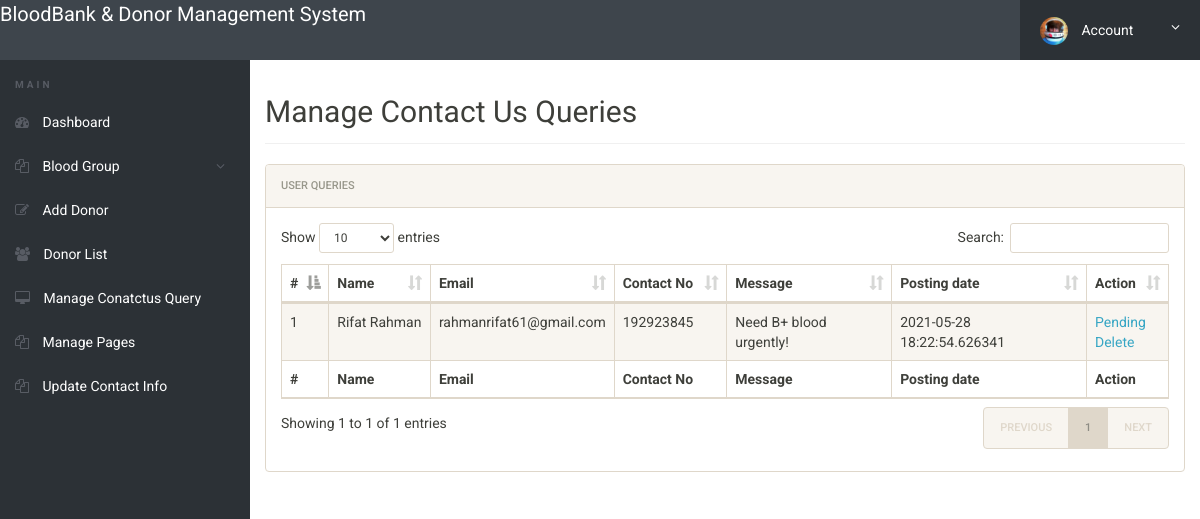
/admin/manage-conactusquery.php (signed in), run on the app's committed database.
### tables this page shows
CREATE TABLE `tblcontactusquery` (
  `id` int(20) NOT NULL,
  `name` varchar(50) NOT NULL,
  `EmailId` varchar(50) NOT NULL,
  `ContactNumber` int(20) NOT NULL,
  `Message` varchar(255) NOT NULL,
  `PostingDate` timestamp(6) NOT NULL DEFAULT current_timestamp(6) ON UPDATE current_timestamp(6),
  `status` int(20) NOT NULL
);

### admin/manage-conactusquery.php (the view, shortened to what this page needs)
<?php
include('includes/config.php');
if(strlen($_SESSION['alogin'])==0)
	{
header('location:index.php');
}
else{
 ?>
<!doctype html>
<html lang="en" class="no-js">
<head>
	<link rel="stylesheet" href="css/font-awesome.min.css">
	<link rel="stylesheet" href="css/bootstrap.min.css">
	<link rel="stylesheet" href="css/dataTables.bootstrap.min.css">
	<link rel="stylesheet" href="css/bootstrap-social.css">
	<link rel="stylesheet" href="css/bootstrap-select.css">
	<link rel="stylesheet" href="css/fileinput.min.css">
	<link rel="stylesheet" href="css/awesome-bootstrap-checkbox.css">
	<link rel="stylesheet" href="css/style.css">
</head>
<body>
	<?php include('includes/header.php');?>
	<div class="ts-main-content">
		<?php include('includes/leftbar.php');?>
		<div class="content-wrapper">
			<div class="container-fluid">
				<div class="row">
					<div class="col-md-12">
						<h2 class="page-title">Manage Contact Us Queries</h2>
						<div class="panel panel-default">
							<div class="panel-heading">User queries</div>
							<div class="panel-body">
								<table id="zctb" class="display table table-striped table-bordered table-hover" cellspacing="0" width="100%">
									<thead>
										<tr>
										<th>#</th>
											<th>Name</th>
											<th>Email</th>
											<th>Contact No</th>
											<th>Message</th>
											<th>Posting date</th>
											<th>Action</th>
										</tr>
									</thead>
									<tfoot>
										<tr>
										<th>#</th>
											<th>Name</th>
											<th>Email</th>
											<th>Contact No</th>
											<th>Message</th>
											<th>Posting date</th>
											<th>Action</th>
										</tr>
									</tfoot>
									<tbody>
									<?php $sql = "SELECT * from  tblcontactusquery ";
$query = $dbh -> prepare($sql);
$query->execute();
$results=$query->fetchAll(PDO::FETCH_OBJ);
$cnt=1;
if($query->rowCount() > 0)
{
foreach($results as $result)
{				?>
										<tr>
											<td><?php echo htmlentities($cnt);?></td>
											<td><?php echo htmlentities($result->name);?></td>
											<td><?php echo htmlentities($result->EmailId);?></td>
											<td><?php echo htmlentities($result->ContactNumber);?></td>
											<td><?php echo htmlentities($result->Message);?></td>
											<td><?php echo htmlentities($result->PostingDate);?></td>
																<?php if($result->status==1)
{
	?><td>Read<br />
		<a href="manage-conactusquery.php?del=<?php echo htmlentities($result->id);?>" onclick="return confirm('Do you really want to read')" >Delete</a></td>
<?php } else {?>
<td><a href="manage-conactusquery.php?eid=<?php echo htmlentities($result->id);?>" onclick="return confirm('Do you really want to read')" >Pending</a><br />
	<a href="manage-conactusquery.php?eid=<?php echo htmlentities($result->id);?>" onclick="return confirm('Do you really want to read')" >Delete</a>
</td>
<?php } ?>
										</tr>
										<?php $cnt=$cnt+1; }} ?>
									</tbody>
								</table>
							</div>
						</div>
					</div>
				</div>
			</div>
		</div>
	</div>
</body>
</html>
<?php } ?>

### admin/css/style.css (style rules this page uses)
html { font-size: 14px; }
@media only screen and (min-width: 480px) { html { font-size: 17px; } }
@media only screen and (min-width: 768px) { html { font-size: 14px; } }
body { font-size: 1em; }
a { color: #37a6c4; }
.panel { overflow: hidden; }
.page-title { padding-bottom: 15px; margin-bottom: 20px; border-bottom: 1px solid #f0f0f0; }
.ts-main-content .content-wrapper { padding-top: 15px; margin-top: 60px; }
@media only screen and (min-width: 992px) { .ts-main-content .content-wrapper { margin-left: 250px; } }

### data on the page
tblcontactusquery: name "Rifat Rahman", EmailId "rahmanrifat61@gmail.com", ContactNumber "192923845", Message "Need B+ blood urgently!", PostingDate "2021-05-28 18:22:54.626341"
